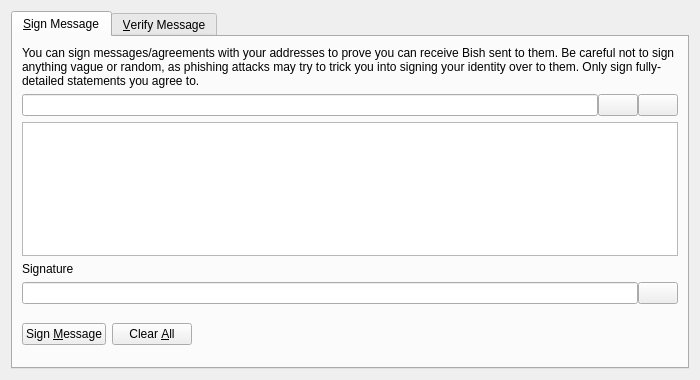
<?xml version="1.0" encoding="UTF-8"?>
<ui version="4.0">
 <class>SignVerifyMessageDialog</class>
 <widget class="QDialog" name="SignVerifyMessageDialog">
  <property name="geometry">
   <rect>
    <x>0</x>
    <y>0</y>
    <width>700</width>
    <height>380</height>
   </rect>
  </property>
  <property name="windowTitle">
   <string>Signatures - Sign / Verify a Message</string>
  </property>
  <property name="modal">
   <bool>true</bool>
  </property>
  <layout class="QVBoxLayout" name="verticalLayout">
   <item>
    <widget class="QTabWidget" name="tabWidget">
     <property name="currentIndex">
      <number>0</number>
     </property>
     <widget class="QWidget" name="tabSignMessage">
      <attribute name="title">
       <string>&amp;Sign Message</string>
      </attribute>
      <layout class="QVBoxLayout" name="verticalLayout_SM">
       <item>
        <widget class="QLabel" name="infoLabel_SM">
         <property name="text">
          <string>You can sign messages/agreements with your addresses to prove you can receive Bish sent to them. Be careful not to sign anything vague or random, as phishing attacks may try to trick you into signing your identity over to them. Only sign fully-detailed statements you agree to.</string>
         </property>
         <property name="textFormat">
          <enum>Qt::PlainText</enum>
         </property>
         <property name="wordWrap">
          <bool>true</bool>
         </property>
        </widget>
       </item>
       <item>
        <layout class="QHBoxLayout" name="horizontalLayout_1_SM">
         <property name="spacing">
          <number>0</number>
         </property>
         <item>
          <widget class="QValidatedLineEdit" name="addressIn_SM">
           <property name="toolTip">
            <string>The Bish address to sign the message with</string>
           </property>
          </widget>
         </item>
         <item>
          <widget class="QPushButton" name="addressBookButton_SM">
           <property name="toolTip">
            <string>Choose previously used address</string>
           </property>
           <property name="text">
            <string/>
           </property>
           <property name="shortcut">
            <string>Alt+A</string>
           </property>
           <property name="autoDefault">
            <bool>false</bool>
           </property>
          </widget>
         </item>
         <item>
          <widget class="QPushButton" name="pasteButton_SM">
           <property name="toolTip">
            <string>Paste address from clipboard</string>
           </property>
           <property name="text">
            <string/>
           </property>
           <property name="shortcut">
            <string>Alt+P</string>
           </property>
           <property name="autoDefault">
            <bool>false</bool>
           </property>
          </widget>
         </item>
        </layout>
       </item>
       <item>
        <widget class="QPlainTextEdit" name="messageIn_SM">
         <property name="toolTip">
          <string>Enter the message you want to sign here</string>
         </property>
        </widget>
       </item>
       <item>
        <widget class="QLabel" name="signatureLabel_SM">
         <property name="text">
          <string>Signature</string>
         </property>
         <property name="textFormat">
          <enum>Qt::PlainText</enum>
         </property>
        </widget>
       </item>
       <item>
        <layout class="QHBoxLayout" name="horizontalLayout_2_SM">
         <property name="spacing">
          <number>0</number>
         </property>
         <item>
          <widget class="QLineEdit" name="signatureOut_SM">
           <property name="font">
            <font>
             <italic>true</italic>
            </font>
           </property>
           <property name="readOnly">
            <bool>true</bool>
           </property>
          </widget>
         </item>
         <item>
          <widget class="QPushButton" name="copySignatureButton_SM">
           <property name="toolTip">
            <string>Copy the current signature to the system clipboard</string>
           </property>
           <property name="text">
            <string/>
           </property>
           <property name="autoDefault">
            <bool>false</bool>
           </property>
          </widget>
         </item>
        </layout>
       </item>
       <item>
        <layout class="QHBoxLayout" name="horizontalLayout_3_SM">
         <item>
          <widget class="QPushButton" name="signMessageButton_SM">
           <property name="toolTip">
            <string>Sign the message to prove you own this Bish address</string>
           </property>
           <property name="text">
            <string>Sign &amp;Message</string>
           </property>
           <property name="autoDefault">
            <bool>false</bool>
           </property>
          </widget>
         </item>
         <item>
          <widget class="QPushButton" name="clearButton_SM">
           <property name="toolTip">
            <string>Reset all sign message fields</string>
           </property>
           <property name="text">
            <string>Clear &amp;All</string>
           </property>
           <property name="autoDefault">
            <bool>false</bool>
           </property>
          </widget>
         </item>
         <item>
          <spacer name="horizontalSpacer_1_SM">
           <property name="orientation">
            <enum>Qt::Horizontal</enum>
           </property>
           <property name="sizeHint" stdset="0">
            <size>
             <width>40</width>
             <height>48</height>
            </size>
           </property>
          </spacer>
         </item>
         <item>
          <widget class="QLabel" name="statusLabel_SM">
           <property name="font">
            <font>
             <weight>75</weight>
             <bold>true</bold>
            </font>
           </property>
           <property name="text">
            <string/>
           </property>
           <property name="wordWrap">
            <bool>true</bool>
           </property>
          </widget>
         </item>
         <item>
          <spacer name="horizontalSpacer_2_SM">
           <property name="orientation">
            <enum>Qt::Horizontal</enum>
           </property>
           <property name="sizeHint" stdset="0">
            <size>
             <width>40</width>
             <height>48</height>
            </size>
           </property>
          </spacer>
         </item>
        </layout>
       </item>
      </layout>
     </widget>
     <widget class="QWidget" name="tabVerifyMessage">
      <attribute name="title">
       <string>&amp;Verify Message</string>
      </attribute>
      <layout class="QVBoxLayout" name="verticalLayout_VM">
       <item>
        <widget class="QLabel" name="infoLabel_VM">
         <property name="text">
          <string>Enter the receiver's address, message (ensure you copy line breaks, spaces, tabs, etc. exactly) and signature below to verify the message. Be careful not to read more into the signature than what is in the signed message itself, to avoid being tricked by a man-in-the-middle attack. Note that this only proves the signing party receives with the address, it cannot prove sendership of any transaction!</string>
         </property>
         <property name="textFormat">
          <enum>Qt::PlainText</enum>
         </property>
         <property name="alignment">
          <set>Qt::AlignLeading|Qt::AlignLeft|Qt::AlignTop</set>
         </property>
         <property name="wordWrap">
          <bool>true</bool>
         </property>
        </widget>
       </item>
       <item>
        <layout class="QHBoxLayout" name="horizontalLayout_1_VM">
         <property name="spacing">
          <number>0</number>
         </property>
         <item>
          <widget class="QValidatedLineEdit" name="addressIn_VM">
           <property name="toolTip">
            <string>The Bish address the message was signed with</string>
           </property>
          </widget>
         </item>
         <item>
          <widget class="QPushButton" name="addressBookButton_VM">
           <property name="toolTip">
            <string>Choose previously used address</string>
           </property>
           <property name="text">
            <string/>
           </property>
           <property name="shortcut">
            <string>Alt+A</string>
           </property>
           <property name="autoDefault">
            <bool>false</bool>
           </property>
          </widget>
         </item>
        </layout>
       </item>
       <item>
        <widget class="QPlainTextEdit" name="messageIn_VM"/>
       </item>
       <item>
        <widget class="QValidatedLineEdit" name="signatureIn_VM"/>
       </item>
       <item>
        <layout class="QHBoxLayout" name="horizontalLayout_2_VM">
         <item>
          <widget class="QPushButton" name="verifyMessageButton_VM">
           <property name="toolTip">
            <string>Verify the message to ensure it was signed with the specified Bish address</string>
           </property>
           <property name="text">
            <string>Verify &amp;Message</string>
           </property>
           <property name="autoDefault">
            <bool>false</bool>
           </property>
          </widget>
         </item>
         <item>
          <widget class="QPushButton" name="clearButton_VM">
           <property name="toolTip">
            <string>Reset all verify message fields</string>
           </property>
           <property name="text">
            <string>Clear &amp;All</string>
           </property>
           <property name="autoDefault">
            <bool>false</bool>
           </property>
          </widget>
         </item>
         <item>
          <spacer name="horizontalSpacer_1_VM">
           <property name="orientation">
            <enum>Qt::Horizontal</enum>
           </property>
           <property name="sizeHint" stdset="0">
            <size>
             <width>40</width>
             <height>48</height>
            </size>
           </property>
          </spacer>
         </item>
         <item>
          <widget class="QLabel" name="statusLabel_VM">
           <property name="font">
            <font>
             <weight>75</weight>
             <bold>true</bold>
            </font>
           </property>
           <property name="text">
            <string/>
           </property>
           <property name="wordWrap">
            <bool>true</bool>
           </property>
          </widget>
         </item>
         <item>
          <spacer name="horizontalSpacer_2_VM">
           <property name="orientation">
            <enum>Qt::Horizontal</enum>
           </property>
           <property name="sizeHint" stdset="0">
            <size>
             <width>40</width>
             <height>48</height>
            </size>
           </property>
          </spacer>
         </item>
        </layout>
       </item>
      </layout>
     </widget>
    </widget>
   </item>
  </layout>
 </widget>
 <customwidgets>
  <customwidget>
   <class>QValidatedLineEdit</class>
   <extends>QLineEdit</extends>
   <header>qvalidatedlineedit.h</header>
  </customwidget>
 </customwidgets>
 <resources>
  <include location="../bish.qrc"/>
 </resources>
 <connections/>
</ui>
